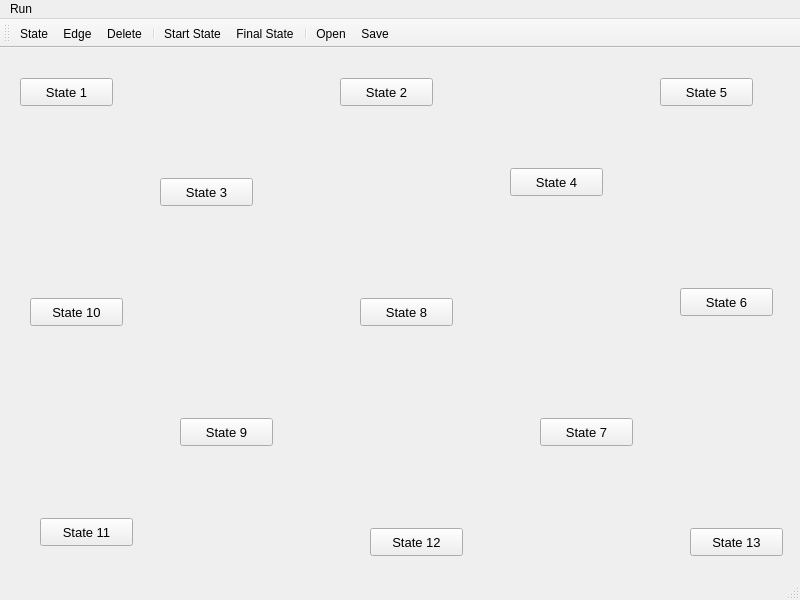
<?xml version="1.0" encoding="UTF-8"?>
<ui version="4.0">
 <class>Turing</class>
 <widget class="QMainWindow" name="Turing">
  <property name="geometry">
   <rect>
    <x>0</x>
    <y>0</y>
    <width>800</width>
    <height>600</height>
   </rect>
  </property>
  <property name="windowTitle">
   <string>MainWindow</string>
  </property>
  <widget class="QWidget" name="centralwidget">
   <widget class="QPushButton" name="pushButton_12">
    <property name="geometry">
     <rect>
      <x>370</x>
      <y>480</y>
      <width>93</width>
      <height>28</height>
     </rect>
    </property>
    <property name="font">
     <font>
      <pointsize>10</pointsize>
     </font>
    </property>
    <property name="text">
     <string>State 12</string>
    </property>
   </widget>
   <widget class="QPushButton" name="pushButton_8">
    <property name="geometry">
     <rect>
      <x>360</x>
      <y>250</y>
      <width>93</width>
      <height>28</height>
     </rect>
    </property>
    <property name="font">
     <font>
      <pointsize>10</pointsize>
     </font>
    </property>
    <property name="text">
     <string>State 8</string>
    </property>
   </widget>
   <widget class="QPushButton" name="pushButton_7">
    <property name="geometry">
     <rect>
      <x>540</x>
      <y>370</y>
      <width>93</width>
      <height>28</height>
     </rect>
    </property>
    <property name="font">
     <font>
      <pointsize>10</pointsize>
     </font>
    </property>
    <property name="text">
     <string>State 7</string>
    </property>
   </widget>
   <widget class="QPushButton" name="pushButton_4">
    <property name="geometry">
     <rect>
      <x>510</x>
      <y>120</y>
      <width>93</width>
      <height>28</height>
     </rect>
    </property>
    <property name="font">
     <font>
      <pointsize>10</pointsize>
     </font>
    </property>
    <property name="text">
     <string>State 4</string>
    </property>
   </widget>
   <widget class="QPushButton" name="pushButton_9">
    <property name="geometry">
     <rect>
      <x>180</x>
      <y>370</y>
      <width>93</width>
      <height>28</height>
     </rect>
    </property>
    <property name="font">
     <font>
      <pointsize>10</pointsize>
     </font>
    </property>
    <property name="text">
     <string>State 9</string>
    </property>
   </widget>
   <widget class="QPushButton" name="pushButton_2">
    <property name="geometry">
     <rect>
      <x>340</x>
      <y>30</y>
      <width>93</width>
      <height>28</height>
     </rect>
    </property>
    <property name="font">
     <font>
      <pointsize>10</pointsize>
     </font>
    </property>
    <property name="text">
     <string>State 2</string>
    </property>
   </widget>
   <widget class="QPushButton" name="pushButton_5">
    <property name="geometry">
     <rect>
      <x>660</x>
      <y>30</y>
      <width>93</width>
      <height>28</height>
     </rect>
    </property>
    <property name="font">
     <font>
      <pointsize>10</pointsize>
     </font>
    </property>
    <property name="text">
     <string>State 5</string>
    </property>
   </widget>
   <widget class="QPushButton" name="pushButton_1">
    <property name="geometry">
     <rect>
      <x>20</x>
      <y>30</y>
      <width>93</width>
      <height>28</height>
     </rect>
    </property>
    <property name="font">
     <font>
      <pointsize>10</pointsize>
     </font>
    </property>
    <property name="text">
     <string>State 1</string>
    </property>
   </widget>
   <widget class="QPushButton" name="pushButton_6">
    <property name="geometry">
     <rect>
      <x>680</x>
      <y>240</y>
      <width>93</width>
      <height>28</height>
     </rect>
    </property>
    <property name="font">
     <font>
      <pointsize>10</pointsize>
     </font>
    </property>
    <property name="text">
     <string>State 6</string>
    </property>
   </widget>
   <widget class="QPushButton" name="pushButton_3">
    <property name="geometry">
     <rect>
      <x>160</x>
      <y>130</y>
      <width>93</width>
      <height>28</height>
     </rect>
    </property>
    <property name="font">
     <font>
      <pointsize>10</pointsize>
     </font>
    </property>
    <property name="text">
     <string>State 3</string>
    </property>
   </widget>
   <widget class="QPushButton" name="pushButton_10">
    <property name="geometry">
     <rect>
      <x>30</x>
      <y>250</y>
      <width>93</width>
      <height>28</height>
     </rect>
    </property>
    <property name="font">
     <font>
      <pointsize>10</pointsize>
     </font>
    </property>
    <property name="text">
     <string>State 10</string>
    </property>
   </widget>
   <widget class="QPushButton" name="pushButton_11">
    <property name="geometry">
     <rect>
      <x>40</x>
      <y>470</y>
      <width>93</width>
      <height>28</height>
     </rect>
    </property>
    <property name="font">
     <font>
      <pointsize>10</pointsize>
     </font>
    </property>
    <property name="text">
     <string>State 11</string>
    </property>
   </widget>
   <widget class="QPushButton" name="pushButton_13">
    <property name="geometry">
     <rect>
      <x>690</x>
      <y>480</y>
      <width>93</width>
      <height>28</height>
     </rect>
    </property>
    <property name="font">
     <font>
      <pointsize>10</pointsize>
     </font>
    </property>
    <property name="text">
     <string>State 13</string>
    </property>
   </widget>
  </widget>
  <widget class="QMenuBar" name="menubar">
   <property name="geometry">
    <rect>
     <x>0</x>
     <y>0</y>
     <width>800</width>
     <height>26</height>
    </rect>
   </property>
   <widget class="QMenu" name="menuRun">
    <property name="title">
     <string>Run</string>
    </property>
    <addaction name="actionFast_Run"/>
    <addaction name="actionStep_by_Step"/>
    <addaction name="actionMultiple_Run"/>
   </widget>
   <addaction name="menuRun"/>
  </widget>
  <widget class="QStatusBar" name="statusbar"/>
  <widget class="QToolBar" name="toolBar">
   <property name="windowTitle">
    <string>toolBar</string>
   </property>
   <attribute name="toolBarArea">
    <enum>TopToolBarArea</enum>
   </attribute>
   <attribute name="toolBarBreak">
    <bool>false</bool>
   </attribute>
   <addaction name="actionState"/>
   <addaction name="actionEdge"/>
   <addaction name="actionDelete"/>
   <addaction name="separator"/>
   <addaction name="actionStart_State"/>
   <addaction name="actionFinal_State"/>
   <addaction name="separator"/>
   <addaction name="actionOpen"/>
   <addaction name="actionSave"/>
  </widget>
  <action name="actionFast_Run">
   <property name="text">
    <string>Fast Run</string>
   </property>
  </action>
  <action name="actionStep_by_Step">
   <property name="text">
    <string>Step by Step</string>
   </property>
  </action>
  <action name="actionMultiple_Run">
   <property name="text">
    <string>Multiple Run</string>
   </property>
  </action>
  <action name="actionState">
   <property name="text">
    <string>State</string>
   </property>
  </action>
  <action name="actionEdge">
   <property name="text">
    <string>Edge</string>
   </property>
  </action>
  <action name="actionMove">
   <property name="text">
    <string>Move</string>
   </property>
  </action>
  <action name="actionDelete">
   <property name="text">
    <string>Delete</string>
   </property>
  </action>
  <action name="actionOpen">
   <property name="text">
    <string>Open</string>
   </property>
  </action>
  <action name="actionSave">
   <property name="text">
    <string>Save</string>
   </property>
  </action>
  <action name="actionStart_State">
   <property name="text">
    <string>Start State</string>
   </property>
  </action>
  <action name="actionFinal_State">
   <property name="text">
    <string>Final State</string>
   </property>
  </action>
 </widget>
 <resources/>
 <connections/>
</ui>
